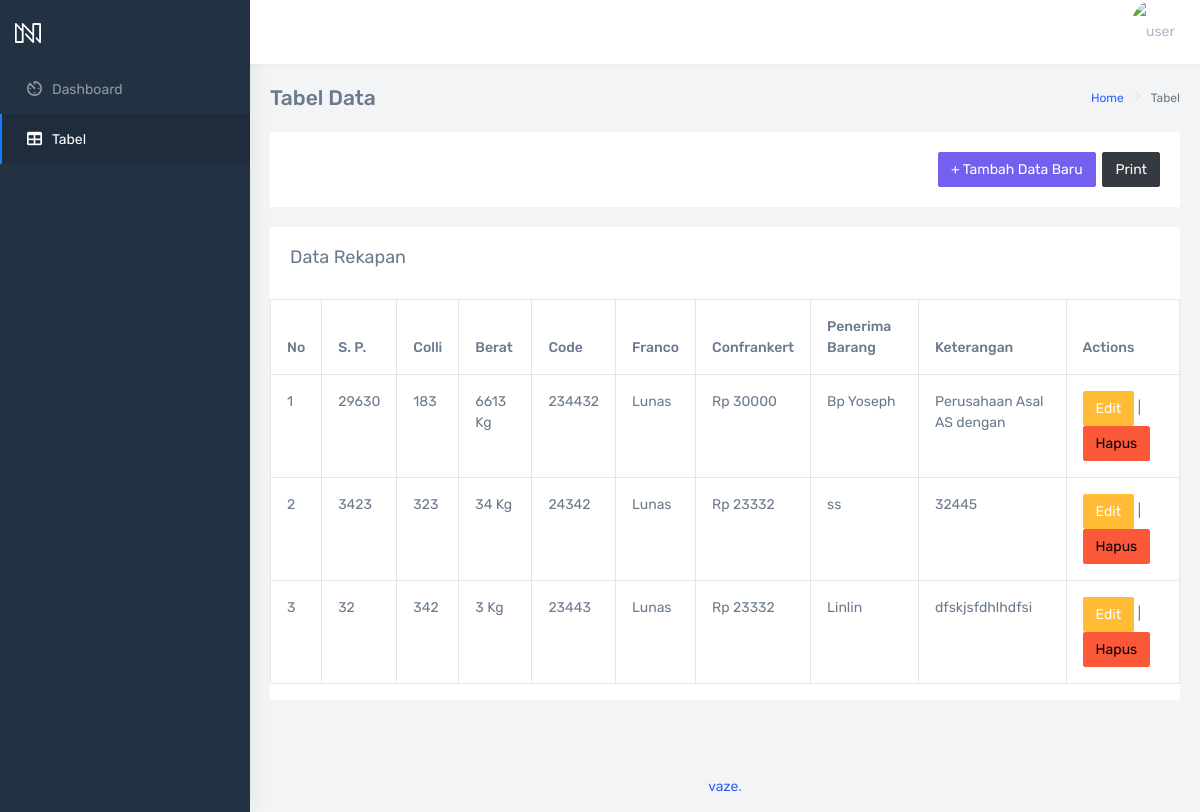
The page /admin/tabel.php (signed in) on the database its author committed.
### tables this page shows
CREATE TABLE `pakaian` (
  `id` int(11) NOT NULL,
  `sp` int(25) NOT NULL,
  `colli` int(3) NOT NULL,
  `berat` int(4) NOT NULL,
  `code` varchar(25) NOT NULL,
  `franco` varchar(20) NOT NULL,
  `confrankert` double NOT NULL,
  `penerima_barang` varchar(50) NOT NULL,
  `keterangan` varchar(25) NOT NULL
);

### admin/tabel.php (the view, shortened to what this page needs)
<?php include "include/header.php"; ?>
<?php include "include/navbar.php"; ?>
<div class="page-wrapper">
    <div class="page-breadcrumb">
        <div class="row">
            <div class="col-5 align-self-center">
                <h4 class="page-title">Tabel Data</h4>
            </div>
            <div class="col-7 align-self-center">
                <div class="d-flex align-items-center justify-content-end">
                    <nav aria-label="breadcrumb">
                        <ol class="breadcrumb">
                            <li class="breadcrumb-item">
                                <a href="#">Home</a>
                            </li>
                            <li class="breadcrumb-item active" aria-current="page">Tabel</li>
                        </ol>
                    </nav>
                </div>
            </div>
        </div>
    </div>
    <div class="container-fluid">
        <div class="row">
            <div class="col-12">
                <div class="card">
                    <div class="card-body">
                        <div class="col-sm-12 d-flex align-items- justify-content-end">
                            <a role="button" class="btn btn-primary" href="tambah.php "> + Tambah Data Baru</a>&nbsp;&nbsp;<a role="button" class="btn btn-dark" href="cetak.php" target="_blank">Print</a>
                        </div>
                    </div>
                </div>
            </div>
        </div>
        <div class=" col-12">
            <div class="card">
                <div class="card-body">
                    <h4 class="card-title">Data Rekapan</h4>
                </div>
                <div class="table-responsive">
                    <table class="table table-bordered">
                        <thead>
                            <tr>
                                <th scope="col">No</th>
                                <th scope="col">S. P.</th>
                                <th scope="col">Colli</th>
                                <th scope="col">Berat</th>
                                <th scope="col">Code</th>
                                <th scope="col">Franco</th>
                                <th scope="col">Confrankert</th>
                                <th scope="col">Penerima Barang</th>
                                <th scope="col">Keterangan</th>
                                <th scope="col">Actions</th>
                            </tr>
                        </thead>
                        <tbody>
                            <?php
                            include 'koneksi.php';
                            $nomor = 1;
                            $data = mysqli_query($con, "select * from pakaian");
                            while ($d = mysqli_fetch_array($data)) {
                            ?>
                                <tr>
                                    <td> <?php echo $nomor++; ?></td>
                                    <td> <?php echo $d['sp']; ?></td>
                                    <td> <?php echo $d['colli']; ?></td>
                                    <td> <?php echo $d['berat']; ?> Kg</td>
                                    <td> <?php echo $d['code']; ?></td>
                                    <td> <?php echo $d['franco']; ?></td>
                                    <td> Rp <?php echo $d['confrankert']; ?></td>
                                    <td> <?php echo $d['penerima_barang']; ?></td>
                                    <td> <?php echo $d['keterangan']; ?></td>
                                    <td>
                                        <a role="button" class="btn btn-warning edit" href="edit.php?id=<?php echo $d['id']; ?>">Edit</a> |
                                        <a role="button" class="btn btn-danger hapus" href="hapus.php?id=<?php echo $d['id']; ?>">Hapus</a>
                                    </td>
                                </tr>
                            <?php
                            }
                            ?>
                        </tbody>
                    </table>
                </div>
            </div>
        </div>
    </div>
    <?php include "include/footer.php"; ?>

### admin/include/header.php (shortened to what this page needs)
<!DOCTYPE html>
<html dir="ltr" lang="en">
<head>
    <link href="../../dist/css/style.min.css" rel="stylesheet">
</head>
<body>
    <div id="main-wrapper" data-navbarbg="skin6" data-theme="light" data-layout="vertical" data-sidebartype="full" data-boxed-layout="full">
        <header class="topbar" data-navbarbg="skin6">
            <nav class="navbar top-navbar navbar-expand-md navbar-light">
                <div class="navbar-header" data-logobg="skin5">
                    <div class="navbar-brand">
                        <a href="index.php" class="logo">
                            <b class="logo-icon">
                                <img src="../../assets/images/logo-light-icon.png" alt="homepage" class="light-logo" />
                            </b>
                        </a>
                    </div>
                </div>
                <div class="navbar-collapse collapse" id="navbarSupportedContent" data-navbarbg="skin6">
                    <ul class="navbar-nav float-start me-auto">
                        <li class="nav-item search-box">
                            <a class="nav-link waves-effect waves-dark" href="javascript:void(0)" disabled>
                            </a>
                        </li>
                    </ul>
                    <ul class="navbar-nav float-end">
                        <li class="nav-item dropdown">
                            <a class="nav-link dropdown-toggle text-muted waves-effect waves-dark pro-pic" href="#" id="navbarDropdown" role="button" data-bs-toggle="dropdown" aria-expanded="false">
                                <img src="../../assets/images/users/1.jpg" alt="user" class="rounded-circle" width="31">
                            </a>
                        </li>
                    </ul>
                </div>
            </nav>
        </header>

### admin/include/navbar.php
<aside class="left-sidebar" data-sidebarbg="skin5">
    <div class="scroll-sidebar">
        <nav class="sidebar-nav">
            <ul id="sidebarnav">
                <li class="sidebar-item">
                    <a class="sidebar-link waves-effect waves-dark sidebar-link" href="index.php" aria-expanded="false">
                        <i class="mdi mdi-av-timer"></i>
                        <span class="hide-menu">Dashboard</span>
                    </a>
                </li>
                <li class="sidebar-item">
                    <a class="sidebar-link waves-effect waves-dark sidebar-link" href="tabel.php" aria-expanded="false">
                        <i class="mdi mdi-table"></i>
                        <span class="hide-menu">Tabel</span>
                    </a>
                </li>
            </ul>
        </nav>
    </div>
</aside>

### admin/include/footer.php (shortened to what this page needs)
<footer class="footer text-center">
    <br>
    <a href="#">vaze</a>.
</footer>
</div>
</div>
</body>
</html>

### rows shown on the page
pakaian: sp "29630", colli "183", berat "6613", code "234432", franco "Lunas", confrankert "30000", penerima_barang "Bp Yoseph", keterangan "Perusahaan Asal AS dengan"
pakaian: sp "3423", colli "323", berat "34", code "24342", franco "Lunas", confrankert "23332", penerima_barang "ss", keterangan "32445"
pakaian: sp "32", colli "342", berat "3", code "23443", franco "Lunas", confrankert "23332", penerima_barang "Linlin", keterangan "dfskjsfdhlhdfsi"
